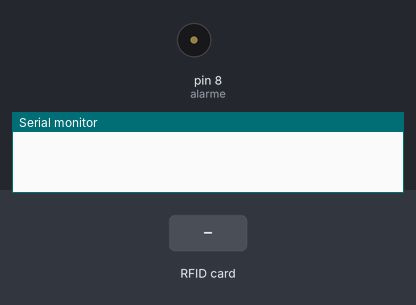
Bench run of a sketch on a simulated Arduino Uno, built with avr-gcc and run on an emulated ATmega328P. Shown: buzzer (waves = sounding), the last lines printed to the serial monitor. Inputs (shaded band) come from the test bench.

Above: at 1.2 s.
1.3 s: RFID card 5E 7A 19 C4 held to the reader
At 1.45 s:
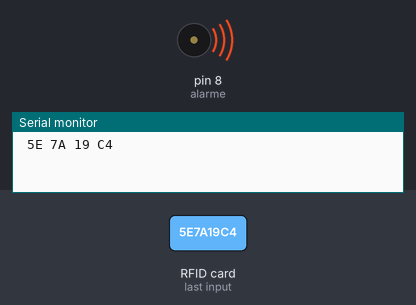
Timing chart, 0 to 4.3 s (numbered marks = the images above; inputs shaded):
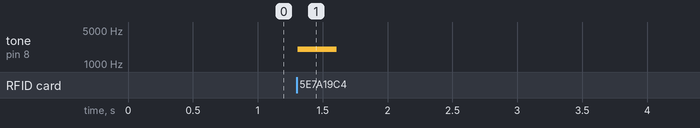

Measured:
- after the input at 1.3 s, tone on pin 8 (alarme): silent → 2000 Hz at once, → silent 0.30 s later

The sketch:

RFID.ino
```cpp
/*
 * Typical pin layout used:
 * -----------------------------------------------------------------------------------------
 *             MFRC522      Arduino       Arduino   Arduino    Arduino          Arduino
 *             Reader/PCD   Uno/101       Mega      Nano v3    Leonardo/Micro   Pro Micro
 * Signal      Pin          Pin           Pin       Pin        Pin              Pin
 * -----------------------------------------------------------------------------------------
 * RST/Reset   RST          9             5         D9         RESET/ICSP-5     RST
 * SPI SS      SDA(SS)      10            53        D10        10               10
 * SPI MOSI    MOSI         11 / ICSP-4   51        D11        ICSP-4           16
 * SPI MISO    MISO         12 / ICSP-1   50        D12        ICSP-1           14
 * SPI SCK     SCK          13 / ICSP-3   52        D13        ICSP-3           15

*/
#include <SPI.h>
#include <MFRC522.h>

#define RST_PIN         9           // Configurable, see typical pin layout above
#define SS_PIN          10          // Configurable, see typical pin layout above

MFRC522 mfrc522(SS_PIN, RST_PIN);   // Create MFRC522 instance.


#define NR_KNOWN_KEYS   8
int alarme = 8;

byte knownKeys[NR_KNOWN_KEYS][MFRC522::MF_KEY_SIZE] =  {
    {0xff, 0xff, 0xff, 0xff, 0xff, 0xff}, // FF FF FF FF FF FF = factory default
    {0xa0, 0xa1, 0xa2, 0xa3, 0xa4, 0xa5}, // A0 A1 A2 A3 A4 A5
    {0xb0, 0xb1, 0xb2, 0xb3, 0xb4, 0xb5}, // B0 B1 B2 B3 B4 B5
    {0x4d, 0x3a, 0x99, 0xc3, 0x51, 0xdd}, // 4D 3A 99 C3 51 DD
    {0x1a, 0x98, 0x2c, 0x7e, 0x45, 0x9a}, // 1A 98 2C 7E 45 9A
    {0xd3, 0xf7, 0xd3, 0xf7, 0xd3, 0xf7}, // D3 F7 D3 F7 D3 F7
    {0xaa, 0xbb, 0xcc, 0xdd, 0xee, 0xff}, // AA BB CC DD EE FF
    {0x00, 0x00, 0x00, 0x00, 0x00, 0x00}  // 00 00 00 00 00 00
};

void setup() {
    Serial.begin(9600);
    while (!Serial);
    SPI.begin();
    mfrc522.PCD_Init();
    pinMode(alarme,OUTPUT);

}


void dump_byte_array(byte *buffer, byte bufferSize) {
    for (byte i = 0; i < bufferSize; i++) {
        Serial.print(buffer[i] < 0x10 ? " 0" : " ");
        Serial.print(buffer[i], HEX);
    }
}


bool try_key(MFRC522::MIFARE_Key *key)
{
    bool result = false;
    byte buffer[18];
    byte block = 0;
    MFRC522::StatusCode status;


    status = mfrc522.PCD_Authenticate(MFRC522::PICC_CMD_MF_AUTH_KEY_A, block, key, &(mfrc522.uid));
    if (status != MFRC522::STATUS_OK) {

        return false;
    }

    // Read block
    byte byteCount = sizeof(buffer);
    status = mfrc522.MIFARE_Read(block, buffer, &byteCount);
    if (status != MFRC522::STATUS_OK) {


    }
    else {

        result = true;
        tone(alarme,2000);
        delay(300);
        noTone(alarme);
        delay(300);

        Serial.println();

    }
    //Serial.println();

    mfrc522.PICC_HaltA();       // Halt PICC
    mfrc522.PCD_StopCrypto1();  // Stop encryption on PCD
    return result;
}

/*
 * Main loop.
 */
void loop() {


    if ( ! mfrc522.PICC_IsNewCardPresent())
        return;

    // Select one of the cards
    if ( ! mfrc522.PICC_ReadCardSerial())
        return;


    dump_byte_array(mfrc522.uid.uidByte, mfrc522.uid.size);


    MFRC522::MIFARE_Key key;
    for (byte k = 0; k < NR_KNOWN_KEYS; k++) {
        for (byte i = 0; i < MFRC522::MF_KEY_SIZE; i++) {
            key.keyByte[i] = knownKeys[k][i];
        }

        if (try_key(&key)) {
            break;
        }

        if ( ! mfrc522.PICC_IsNewCardPresent())
            break;
        if ( ! mfrc522.PICC_ReadCardSerial())
            break;
    }
}
```
